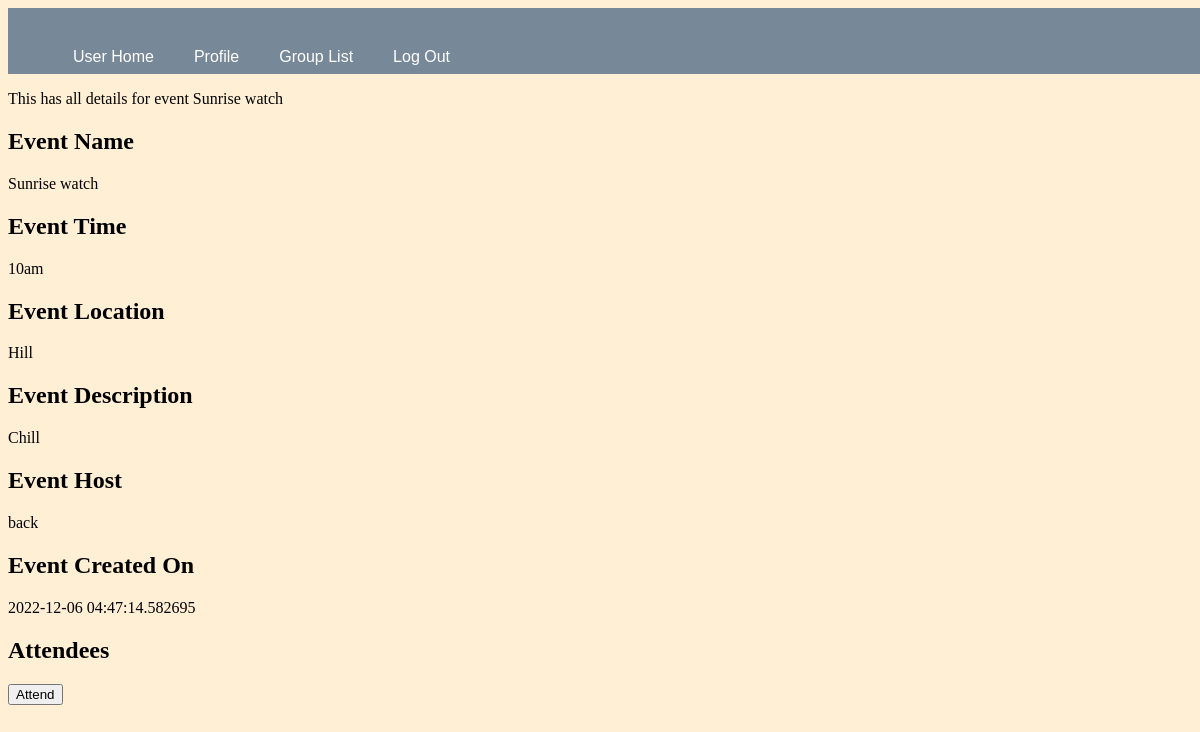
/user/juno/event/Sunrise watch (signed in), run on the app's committed database.
### app.py (models this page shows, shortened)
class Event(db.Model):
    __tablename__ = "event"
    id= db.Column(db.Integer, primary_key=True)
    eventName= db.Column(db.String(150), unique=True)
    timestamp = db.Column(db.DateTime, index=True, default=datetime.datetime.utcnow())
    time= db.Column(db.String(50), nullable= False)
    location= db.Column(db.String(50), nullable= False)
    description= db.Column(db.String(500), nullable=True)
    host_id = db.Column(db.Integer, db.ForeignKey('user.id'))
    group_id= db.Column(db.Integer, db.ForeignKey('group.id'))
    attendees= db.relationship('Attendees',backref= 'function', lazy= 'dynamic')

class User(UserMixin, db.Model):
    __tablename__ = "user"
    id = db.Column(db.Integer, primary_key = True)
    username = db.Column(db.String(15), nullable= False, unique=True)
    email = db.Column(db.String(50), nullable= False, unique=True)
    password_hash = db.Column(db.String(80), nullable= False)
    joined_date = db.Column(db.DateTime, default= datetime.datetime.utcnow)
    location = db.Column(db.String(50), nullable= False)
    bio= db.Column(db.String(500), nullable=True)
    posts = db.relationship('Post', backref='author', lazy='dynamic')
    groups= db.relationship('Group', backref='creator', lazy='dynamic')
    events= db.relationship('Event',backref= 'host', lazy= 'dynamic')
    attending= db.relationship('Attendees',backref='participant', lazy='dynamic')

### app.py (the view)
@app.route("/user/<username>/event/<eventName>", methods=['GET', 'POST'] )
@login_required
def event(eventName, username):
    form= AttendForm()
    event = Event.query.filter_by(eventName=eventName).first_or_404()
    host= User.query.get(event.host_id).username
    numAttendees= Attendees.query.filter_by(event_id=eventName).all()
    if form.validate_on_submit():
        if len(numAttendees) < 8:
            for attendee in numAttendees:
                if attendee.attendee_id == username:
                    return render_template('event.html', event=event, form=form, attendees= numAttendees, host= host )
            attendee = Attendees(event_id=eventName, attendee_id=username)
            db.session.add(attendee)
            db.session.commit()
        return render_template('event.html', event=event, form=form, attendees= numAttendees, host= host )
    else:
        return render_template('event.html', event=event, form=form, attendees= numAttendees, host= host )

### app.py
class AttendForm(FlaskForm):
    submit= SubmitField(label='Attend')

### app.py (called while the page is built)
@login_manager.user_loader
def load_user(user_id):
    return User.query.get(int(user_id))

### templates/event.html (shortened to what this page needs)
{% extends "layout.html" %}
{% block nav %}
    <nav id="nav">
        <ul>
            <li><a href="{{ url_for('user_home', username= current_user.username) }}">User Home</a></li>
            <li><a href="{{ url_for('profile', username= current_user.username) }}">Profile</a></li>
            <li><a href="{{ url_for('groups', username= current_user.username) }}">Group List</a></li>
            <li><a href="{{ url_for('logout') }}">Log Out</a></li>
        </ul>
    </nav>
{% endblock %}
{% block content %}
<p>This has all details for event {{event.eventName}}</p>
<h2>Event Name </h2>
{{event.eventName}}
<h2>Event Time</h2>
{{event.time}}
<h2>Event Location</h2>
{{event.location}}
<h2>Event Description</h2>
{{event.description}}
<h2>Event Host</h2>
{{host}}
<h2>Event Created On</h2>
{{event.timestamp}}
<h2>Attendees</h2>
<form action="" method="post" novalidate>
    {{ form.submit() }}
</form>
{% endblock %}

### static/site.css (style rules this page uses)
body { background: papayawhip; background-image: url('https://source.unsplash.com/1600x900/?landscape'); }
#nav { background-color: lightslategray; font-size: 1em; font-family: 'Trebuchet MS', 'Lucida Sans Unicode', 'Lucida Grande', 'Lucida Sans', Arial, sans-serif; color: white; padding: 8px 5px 8px 5px; }
#nav a { text-decoration: none; color: inherit; }
.menu nav { width: 100%; height: 50px; background-color: wheat; }
.menu ul li { list-style: none; display: inline-block; float: left; line-height: 50px; }
.menu ul li a { display: block; text-decoration: none; font-size: 16px; font-family: Arial, Helvetica, sans-serif; color: darkolivegreen; padding: 0 20px; }

### data on the page
Event: eventName "Sunrise watch", time "10am", location "Hill", description "Chill", timestamp "2022-12-06 04:47:14.582695"
User: username "back"
